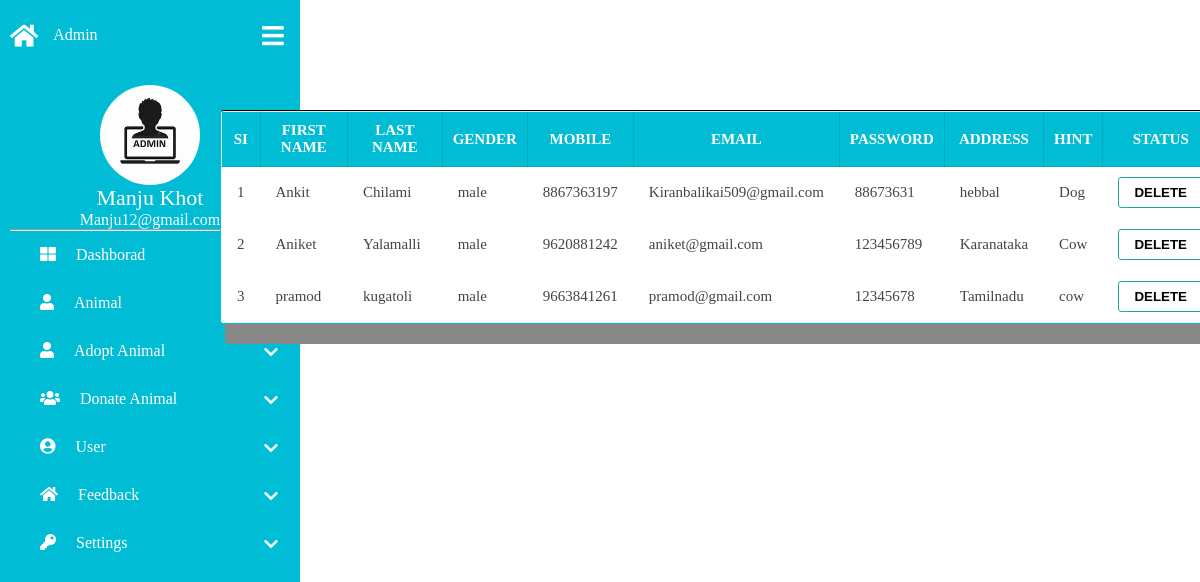
The page /view-user.php (signed in) on the database its author committed.
### tables this page shows
CREATE TABLE `users` (
  `fname` varchar(50) DEFAULT NULL,
  `lname` varchar(50) DEFAULT NULL,
  `mail` varchar(50) DEFAULT NULL,
  `phone` varchar(50) NOT NULL,
  `pass` varchar(50) DEFAULT NULL,
  `state` varchar(50) DEFAULT NULL,
  `hint` varchar(50) DEFAULT NULL,
  `gender` varchar(50) DEFAULT NULL
);

### view-user.php (the view, shortened to what this page needs)
<?php
$conn=mysqli_connect('localhost','root','','oaa1');
if(isset( $_SESSION['username']))
{
?>
<html>
	<head>
		<link rel="stylesheet" type="text/css" href="CSS2/k.css"/>
		<link rel="stylesheet" href="https://use.fontawesome.com/releases/v6.4.0/css/all.css">
				<link rel="stylesheet" href="https://cdnjs.cloudflare.com/ajax/libs/font-awesome/5.15.2/css/all.min.css"/>
	</head>
	<body>
	 <div class="side-bar">
	     <div class="logo-content">
	   <div class="logo">
	   <i id="icon-home" class="fa fa-home"></i>
	   <div class="icon-name">Admin</div>
	   </div>
	   <span id="btn"><i class="fa fa-bars"></i></span>
	   </div>
	   <div class="profile-content">
	   <div class="profile">
	   <div class="profile-details">
	   <img src="IMAGES1/admin.jpg" alt="">
	   <div class="name-job">
	   <div class="name">Manju Khot</div>
	   <div class="email">Manju12@gmail.com</div>
	   </div>
	   </div>
	   </div>
	   </div>
	      <hr>
	    <div class="item"><a href="k.php"><i class="fa fa-th-large"></i>Dashborad</a></div>
	    <div class="item"><a class="dropdown-toggle"><i class="fa fa-user"></i>Animal<i class="fas fa-chevron-down"></i></a>
				</div>
		<div class="item"><a class="dropdown-toggle"><i class="fa fa-user"></i>Adopt Animal<i class="fas fa-chevron-down"></i></a>
				</div>
		<div class="item"><a class="dropdown-toggle"><i class="fa fa-users"></i>Donate Animal<i class="fas fa-chevron-down"></i></a>
				</div>
		<div class="item"><a class="dropdown-toggle"><i class="fa fa-user-circle"></i>User<i class="fas fa-chevron-down"></i></a>
				</div>
		<div class="item"><a class="dropdown-toggle"><i class="fas fa-home"></i>Feedback<i class="fas fa-chevron-down"></i></a>
		</div>
		 <div class="item"><a class="dropdown-toggle"><i class="fa fa-key"></i>Settings<i class="fas fa-chevron-down"></i></a>
		</div>
	</div>
<div class="table_responsive">
    <table>
      <thead>
        <tr>
          <th>SI</th>
          <th>FIRST NAME</th>
          <th>LAST NAME</th>
          <th>GENDER</th>
          <th>MOBILE</th>
          <th>EMAIL</th>
          <th>PASSWORD</th>
          <th>ADDRESS</th>
          <th>HINT</th>
          <th>STATUS</th>
        </tr>
      </thead>
<?php
$sql="select * from users";
$res=mysqli_query($conn,$sql);
$rows=mysqli_num_rows($res);
if($rows<1)
{
	echo "<tr>";
	echo"<td colspan='9'><center>No data found</center></td>";
	echo"</tr>";
}
else
{
	$sl=1;
	while($row=mysqli_fetch_array($res))
	{
?>
      <tbody>
	  <form method="POST">
        <tr>
		<td><?php echo $sl;?></td>
          <td><?php echo $row['fname'];?></td>
          <td><?php echo $row['lname'];?></td>
          <td><?php echo $row['gender'];?></td>
          <td><?php echo $row['phone'];?></td>
          <td><?php echo $row['mail'];?></td>
          <td><?php echo $row['pass'];?></td>
          <td><?php echo $row['state'];?></td>
          <td><?php echo $row['hint'];?></td>
          <td>
            <span class="action_btn">
             <button name="delete"> <a style="color:black;">DELETE</a></button>
            </span>
          </td>
        </tr>
				  </form>
		      </tbody>
<?php
$sl=$sl+1;
	}
}
?>
    </table>
  </div>
	</body>
</html>
<?php
}
else
{
	header('location:../admin.php');
}
?>

### k.css (style rules this page uses)
* { margin:0; padding:0; box-sizing:border-box; }
body { position:relative; min-height:100vh; width:100%; overflow:fixed; }
.side-bar { position:fixed; top:0; left:0; height:100%; width:300px; background:#00bcd4; padding:10px 10px; transition:all 0.5s ease; }
.side-bar .logo-content .logo { color:white; display:flex; height:50px; width:100%; align-items:center; pointer-events:none; }
.logo-content .logo #icon-home { font-size:25px; margin-right:15px; }
.side-bar #btn { position:relative; color:white; left:90%; top:-37px; font-size:25px; width:25px; text-align:center; line-height:50px; }
.side-bar .profile-content { position:relative; color:white; margin-top:30x; text-align:center; pointer-events:none; white-space:newap; }
.profile .profile-details img { width:100px; height:100px; object-fit:cover; border-radius:90px; }
.profile .profile-details .name { font-size:22px; font-weight:500; }
.side-bar .item a { color:white; padding:15px 30px; display:block; text-decoration:none; cursor:pointer; transition:all 0.4s ease; }
.side-bar .item i { margin-right:20px; }
.fa-chevron-down { position:absolute; right:0; padding:2px; }
.table_responsive { max-width: 9000px; max-height: 900px; width:1000px; border: 1px solid #00bcd4; background-color: white; padding: 15px; overflow: auto; margin: auto; border-radius: 4px; margin-top:10px; padding:0px; box-shadow:5px 20px #888888; border-top:solid 1px black; overflow:scroll; position:relative; top:100px; left:120px; }
table { width: 100%; font-size: 15px; color: #444; border-collapse: collapse; padding:10px; }
table>tbody>tr>td { border-collapse:collapse; border-color:white; }
table>thead { background-color: #00bcd4; color: #fff; }
table>thead th { padding: 10px; }
table th { border: 1px solid #00000017; transform:uppercase; }
table td { border: 1px solid #00000017; padding: 10px 15px; }
.action_btn { display: flex; justify-content: center; gap: 10px; }
.action_btn>button { text-decoration: none; color: #444; background: #fff; border: 1px solid; display: inline-block; padding: 7px 15px; font-weight: bold; border-radius: 3px; transition: 0.3s ; }
.action_btn>button:nth-child(1) { border-color: #26a69a; }
table>tbody>tr { background-color: #fff; transition: 0.3s ease-in-out; }
::placeholder { color:light-color; font-size:15px; }

### rows shown on the page
users: fname "Ankit", lname "Chilami", gender "male", phone "8867363197", mail "Kiranbalikai509@gmail.com", pass "88673631", state "hebbal", hint "Dog"
users: fname "Aniket", lname "Yalamalli", gender "male", phone "9620881242", mail "aniket@gmail.com", pass "123456789", state "Karanataka", hint "Cow"
users: fname "pramod", lname "kugatoli", gender "male", phone "9663841261", mail "pramod@gmail.com", pass "12345678", state "Tamilnadu", hint "cow"
